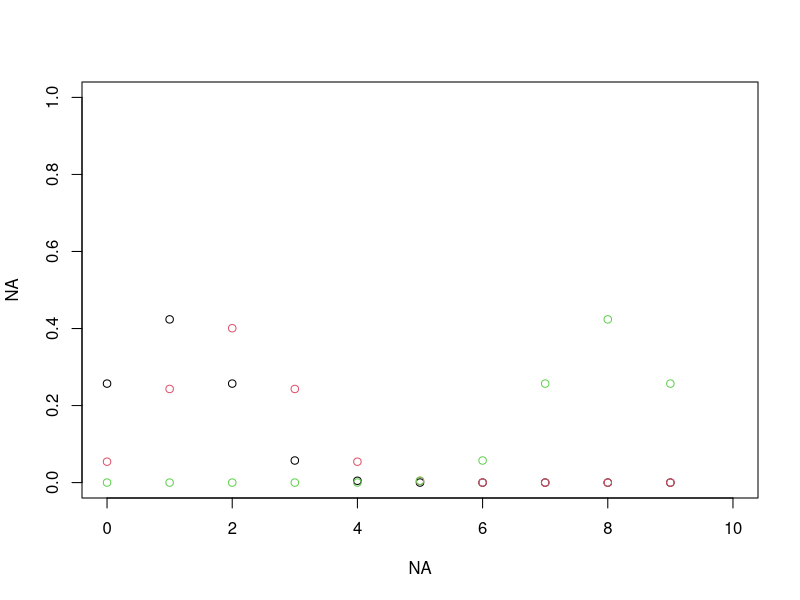
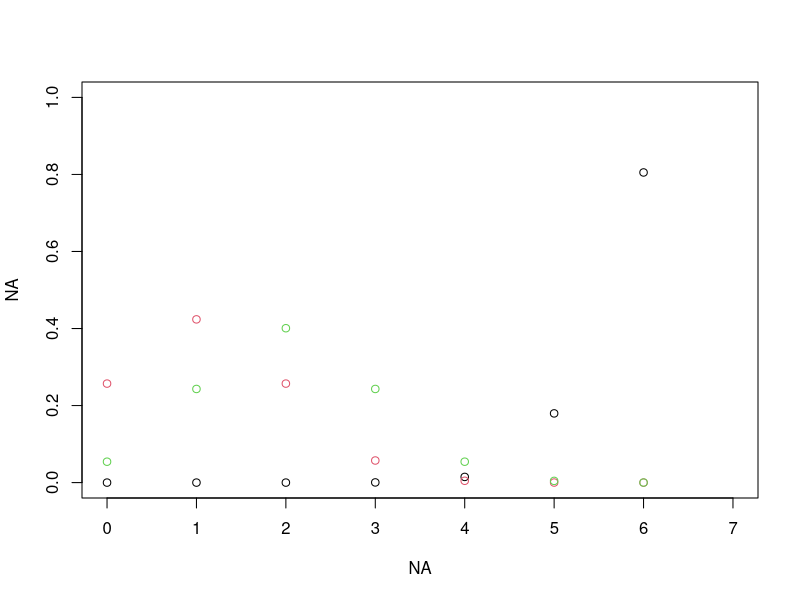
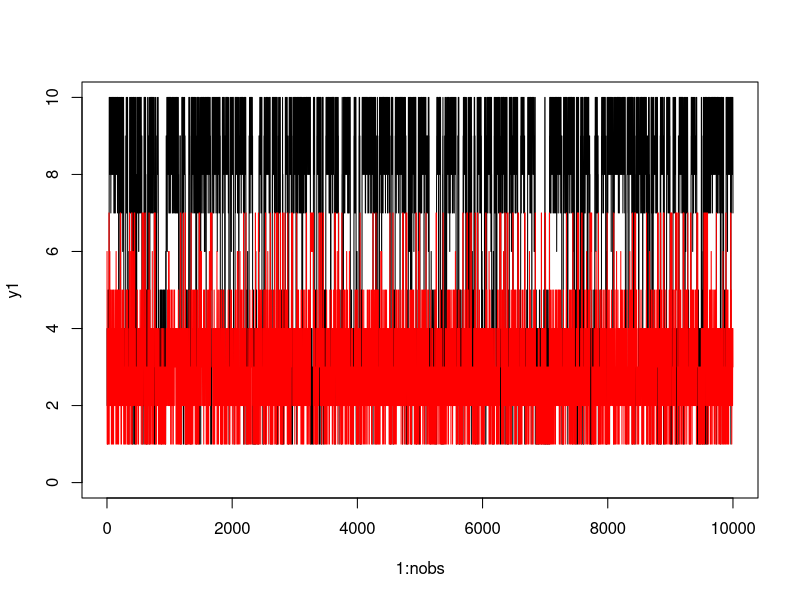
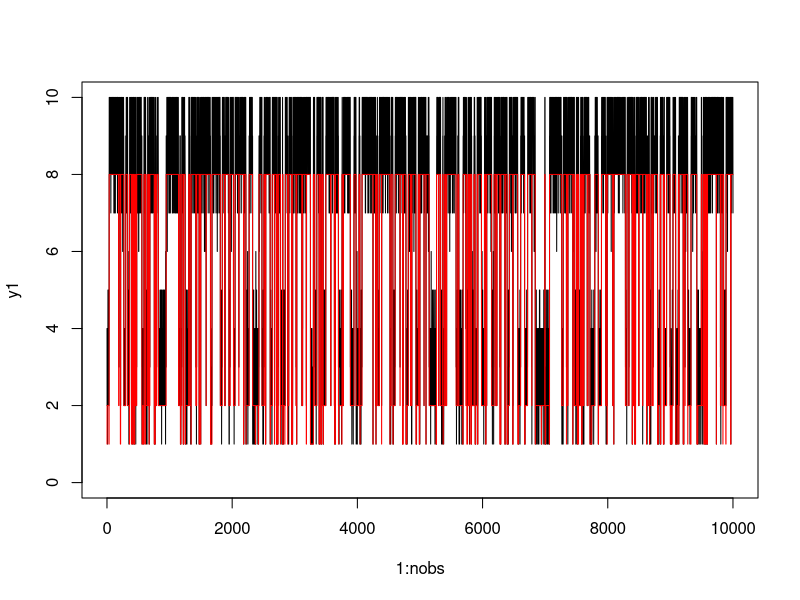
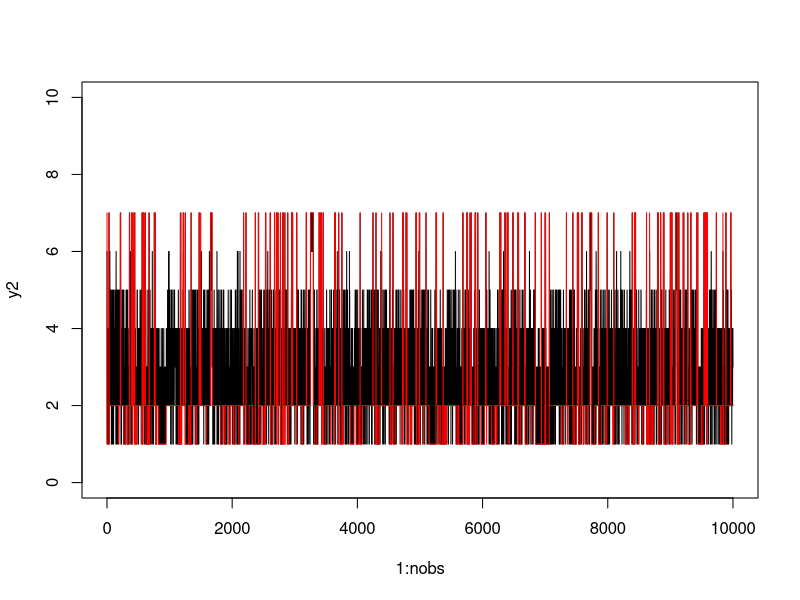

These figures' R source, in order: (Note: this script raises an error after producing the figures.)
rm(list=ls())
set.seed(23)

#observation parameters
nstates=3; ncat1=10; ncat2=7
probs.obs1=matrix(NA,nstates,ncat1)
probs.obs2=matrix(NA,nstates,ncat2)
medias1=c(1,2,8)
medias2=c(7,1,2)
for (i in 1:nstates){
  tmp=dnorm(0:(ncat1-1),mean=medias1[i],sd=1)  
  probs.obs1[i,]=tmp/sum(tmp)
  tmp=dnorm(0:(ncat2-1),mean=medias2[i],sd=1)  
  probs.obs2[i,]=tmp/sum(tmp)
}

#plot patterns
plot(NA,NA,xlim=c(0,ncat1),ylim=c(0,1))
for (i in 1:nstates){
  points(0:(ncat1-1),probs.obs1[i,],col=i)
}
plot(NA,NA,xlim=c(0,ncat2),ylim=c(0,1))
for (i in 1:nstates){
  points(0:(ncat2-1),probs.obs2[i,],col=i)
}

#transition probabilities
Gamma=matrix(runif(nstates*nstates,max=1),nstates,nstates)
diag(Gamma)=c(10,20,30)
Gamma=Gamma/apply(Gamma,1,sum); Gamma
apply(Gamma,1,sum)

#simulate states
nobs=10000
states=rep(NA,nobs)
states[1]=1
for (i in 2:nobs){
  tmp=rmultinom(1,size=1,prob=Gamma[states[i-1],])
  states[i]=which(tmp==1)
}
# plot(states)

#simulate observations
y1=y2=rep(NA,nobs)
for (i in 1:nobs){
  tmp=rmultinom(1,size=1,prob=probs.obs1[states[i],])
  y1[i]=which(tmp==1)
  tmp=rmultinom(1,size=1,prob=probs.obs2[states[i],])
  y2[i]=which(tmp==1)
}

#visualize the generated patterns
plot(1:nobs,y1,type='l',ylim=c(0,10))
lines(1:nobs,y2,col='red')

plot(1:nobs,y1,type='l',ylim=c(0,10))
lines(1:nobs,medias1[states],col='red')
plot(1:nobs,y2,type='l',ylim=c(0,10))
lines(1:nobs,medias2[states],col='red')

#plug in NAs
ind=100:200
y1[ind]=y2[ind]=NA
ind=500:510
y1[ind]=y2[ind]=NA

#export results
setwd('U:\\GIT_models\\HMM_nocov')
write.csv(y1,'sim data obs1.csv',row.names=F)
write.csv(y2,'sim data obs2.csv',row.names=F)
write.csv(states,'sim data states.csv',row.names=F)
write.csv(Gamma,'sim data trans matrix.csv',row.names=F)
write.csv(probs.obs1,'sim data prob obs1.csv',row.names=F)
write.csv(probs.obs2,'sim data prob obs2.csv',row.names=F)